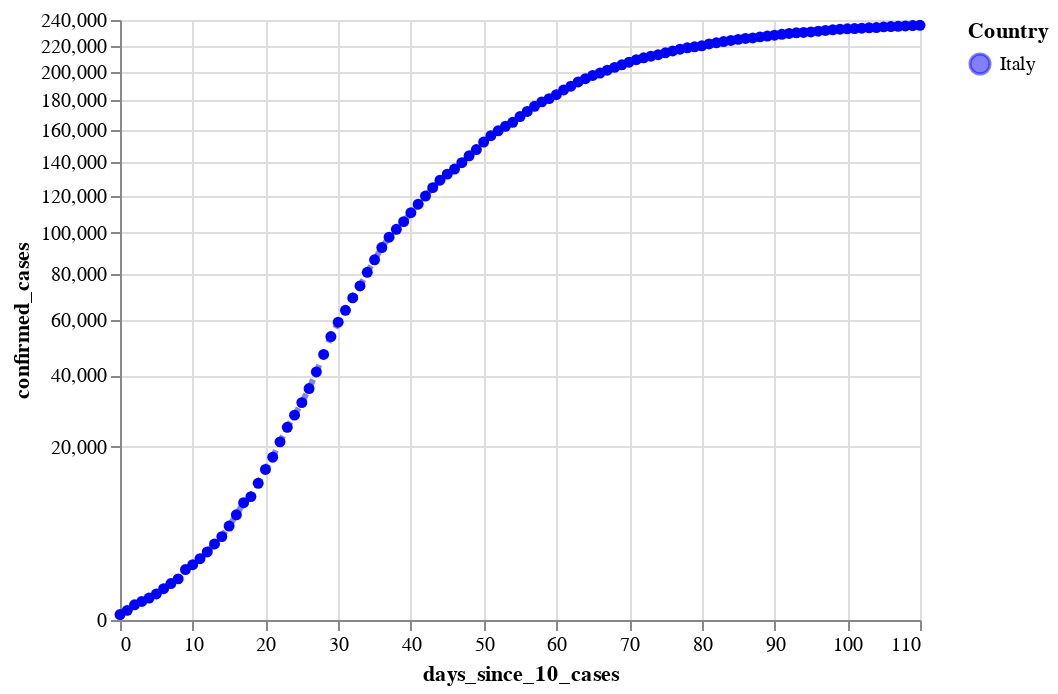

This figure's notebook cell:
### Code cell
#hide

cases_it_plot = alt.Chart(source_it).mark_line(
    color='blue',
    opacity=0.5,
    strokeDash=[4, 4],
    strokeWidth=3,
    point=True
).encode(
    x='days_since_10_cases:Q',
#     y='confirmed_cases:Q',
    y=alt.Y('confirmed_cases:Q', scale=alt.Scale(type='sqrt')),
#     size='new_cases:Q',
    tooltip=['country', 'date:T', 'confirmed_cases', 'new_cases', 'new_deaths'],
    color=alt.Color('country', scale=alt.Scale(range=['blue'], domain=['Italy']), title="Country")
)



cases_it_plot

### Figure 1 — Vega-Lite specification as saved in the notebook (floating-point values rounded to 4 significant figures)
{"config": {"view": {"continuousWidth": 400, "continuousHeight": 300}}, "data": {"name": "data-d5e273dc8a53ce1b222e2e0275b9750c"}, "mark": {"type": "line", "color": "blue", "opacity": 0.5, "point": true, "strokeDash": [4, 4], "strokeWidth": 3}, "encoding": {"color": {"type": "nominal", "field": "country", "scale": {"domain": ["Italy"], "range": ["blue"]}, "title": "Country"}, "tooltip": [{"type": "nominal", "field": "country"}, {"type": "temporal", "field": "date"}, {"type": "quantitative", "field": "confirmed_cases"}, {"type": "quantitative", "field": "new_cases"}, {"type": "quantitative", "field": "new_deaths"}], "x": {"type": "quantitative", "field": "days_since_10_cases"}, "y": {"type": "quantitative", "field": "confirmed_cases", "scale": {"type": "sqrt"}}}, "$schema": "https://vega.github.io/schema/vega-lite/v4.0.2.json", "datasets": {"data-d5e273dc8a53ce1b222e2e0275b9750c": [{"country": "Italy", "date": "2020-02-21", "days_since_10_cases": 0, "confirmed_cases": 20, "confirmed_cases_per_million": 0.0, "new_cases": 0, "new_deaths": 1, "new_recovered": 0}, {"country": "Italy", "date": "2020-02-22", "days_since_10_cases": 1, "confirmed_cases": 62, "confirmed_cases_per_million": 1.0, "new_cases": 42, "new_deaths": 1, "new_recovered": 1}, {"country": "Italy", "date": "2020-02-23", "days_since_10_cases": 2, "confirmed_cases": 155, "confirmed_cases_per_million": 3.0, "new_cases": 93, "new_deaths": 1, "new_recovered": 1}, {"country": "Italy", "date": "2020-02-24", "days_since_10_cases": 3, "confirmed_cases": 229, "confirmed_cases_per_million": 4.0, "new_cases": 74, "new_deaths": 4, "new_recovered": -1}, {"country": "Italy", "date": "2020-02-25", "days_since_10_cases": 4, "confirmed_cases": 322, "confirmed_cases_per_million": 5.0, "new_cases": 93, "new_deaths": 3, "new_recovered": 0}, {"country": "Italy", "date": "2020-02-26", "days_since_10_cases": 5, "confirmed_cases": 453, "confirmed_cases_per_million": 8.0, "new_cases": 131, "new_deaths": 2, "new_recovered": 2}, {"country": "Italy", "date": "2020-02-27", "days_since_10_cases": 6, "confirmed_cases": 655, "confirmed_cases_per_million": 11.0, "new_cases": 202, "new_deaths": 5, "new_recovered": 42}, {"country": "Italy", "date": "2020-02-28", "days_since_10_cases": 7, "confirmed_cases": 888, "confirmed_cases_per_million": 15.0, "new_cases": 233, "new_deaths": 4, "new_recovered": 1}, {"country": "Italy", "date": "2020-02-29", "days_since_10_cases": 8, "confirmed_cases": 1128, "confirmed_cases_per_million": 19.0, "new_cases": 240, "new_deaths": 8, "new_recovered": 0}, {"country": "Italy", "date": "2020-03-01", "days_since_10_cases": 9, "confirmed_cases": 1694, "confirmed_cases_per_million": 28.0, "new_cases": 566, "new_deaths": 5, "new_recovered": 37}, {"country": "Italy", "date": "2020-03-02", "days_since_10_cases": 10, "confirmed_cases": 2036, "confirmed_cases_per_million": 34.0, "new_cases": 342, "new_deaths": 18, "new_recovered": 66}, {"country": "Italy", "date": "2020-03-03", "days_since_10_cases": 11, "confirmed_cases": 2502, "confirmed_cases_per_million": 42.0, "new_cases": 466, "new_deaths": 27, "new_recovered": 11}, {"country": "Italy", "date": "2020-03-04", "days_since_10_cases": 12, "confirmed_cases": 3089, "confirmed_cases_per_million": 51.0, "new_cases": 587, "new_deaths": 28, "new_recovered": 116}, {"country": "Italy", "date": "2020-03-05", "days_since_10_cases": 13, "confirmed_cases": 3858, "confirmed_cases_per_million": 64.0, "new_cases": 769, "new_deaths": 41, "new_recovered": 138}, {"country": "Italy", "date": "2020-03-06", "days_since_10_cases": 14, "confirmed_cases": 4636, "confirmed_cases_per_million": 77.0, "new_cases": 778, "new_deaths": 49, "new_recovered": 109}, {"country": "Italy", "date": "2020-03-07", "days_since_10_cases": 15, "confirmed_cases": 5883, "confirmed_cases_per_million": 98.0, "new_cases": 1247, "new_deaths": 36, "new_recovered": 66}, {"country": "Italy", "date": "2020-03-08", "days_since_10_cases": 16, "confirmed_cases": 7375, "confirmed_cases_per_million": 123.0, "new_cases": 1492, "new_deaths": 133, "new_recovered": 33}, {"country": "Italy", "date": "2020-03-09", "days_since_10_cases": 17, "confirmed_cases": 9172, "confirmed_cases_per_million": 152.0, "new_cases": 1797, "new_deaths": 97, "new_recovered": 102}, {"country": "Italy", "date": "2020-03-10", "days_since_10_cases": 18, "confirmed_cases": 10149, "confirmed_cases_per_million": 169.0, "new_cases": 977, "new_deaths": 168, "new_recovered": 0}, {"country": "Italy", "date": "2020-03-11", "days_since_10_cases": 19, "confirmed_cases": 12462, "confirmed_cases_per_million": 207.0, "new_cases": 2313, "new_deaths": 196, "new_recovered": 321}, {"country": "Italy", "date": "2020-03-12", "days_since_10_cases": 20, "confirmed_cases": 15113, "confirmed_cases_per_million": 251.0, "new_cases": 2651, "new_deaths": 189, "new_recovered": 0}, {"country": "Italy", "date": "2020-03-13", "days_since_10_cases": 21, "confirmed_cases": 17660, "confirmed_cases_per_million": 293.0, "new_cases": 2547, "new_deaths": 250, "new_recovered": 394}, {"country": "Italy", "date": "2020-03-14", "days_since_10_cases": 22, "confirmed_cases": 21157, "confirmed_cases_per_million": 351.0, "new_cases": 3497, "new_deaths": 175, "new_recovered": 527}, {"country": "Italy", "date": "2020-03-15", "days_since_10_cases": 23, "confirmed_cases": 24747, "confirmed_cases_per_million": 411.0, "new_cases": 3590, "new_deaths": 368, "new_recovered": 369}, {"country": "Italy", "date": "2020-03-16", "days_since_10_cases": 24, "confirmed_cases": 27980, "confirmed_cases_per_million": 465.0, "new_cases": 3233, "new_deaths": 349, "new_recovered": 414}, {"country": "Italy", "date": "2020-03-17", "days_since_10_cases": 25, "confirmed_cases": 31506, "confirmed_cases_per_million": 523.0, "new_cases": 3526, "new_deaths": 345, "new_recovered": 192}, {"country": "Italy", "date": "2020-03-18", "days_since_10_cases": 26, "confirmed_cases": 35713, "confirmed_cases_per_million": 593.0, "new_cases": 4207, "new_deaths": 475, "new_recovered": 1084}, {"country": "Italy", "date": "2020-03-19", "days_since_10_cases": 27, "confirmed_cases": 41035, "confirmed_cases_per_million": 682.0, "new_cases": 5322, "new_deaths": 427, "new_recovered": 415}, {"country": "Italy", "date": "2020-03-20", "days_since_10_cases": 28, "confirmed_cases": 47021, "confirmed_cases_per_million": 781.0, "new_cases": 5986, "new_deaths": 627, "new_recovered": 0}, {"country": "Italy", "date": "2020-03-21", "days_since_10_cases": 29, "confirmed_cases": 53578, "confirmed_cases_per_million": 890.0, "new_cases": 6557, "new_deaths": 793, "new_recovered": 1632}, {"country": "Italy", "date": "2020-03-22", "days_since_10_cases": 30, "confirmed_cases": 59138, "confirmed_cases_per_million": 982.0, "new_cases": 5560, "new_deaths": 651, "new_recovered": 952}, {"country": "Italy", "date": "2020-03-23", "days_since_10_cases": 31, "confirmed_cases": 63927, "confirmed_cases_per_million": 1062.0, "new_cases": 4789, "new_deaths": 601, "new_recovered": 0}, {"country": "Italy", "date": "2020-03-24", "days_since_10_cases": 32, "confirmed_cases": 69176, "confirmed_cases_per_million": 1149.0, "new_cases": 5249, "new_deaths": 743, "new_recovered": 1302}, {"country": "Italy", "date": "2020-03-25", "days_since_10_cases": 33, "confirmed_cases": 74386, "confirmed_cases_per_million": 1236.0, "new_cases": 5210, "new_deaths": 683, "new_recovered": 1036}, {"country": "Italy", "date": "2020-03-26", "days_since_10_cases": 34, "confirmed_cases": 80589, "confirmed_cases_per_million": 1339.0, "new_cases": 6203, "new_deaths": 712, "new_recovered": 999}, {"country": "Italy", "date": "2020-03-27", "days_since_10_cases": 35, "confirmed_cases": 86498, "confirmed_cases_per_million": 1437.0, "new_cases": 5909, "new_deaths": 919, "new_recovered": 589}, {"country": "Italy", "date": "2020-03-28", "days_since_10_cases": 36, "confirmed_cases": 92472, "confirmed_cases_per_million": 1536.0, "new_cases": 5974, "new_deaths": 889, "new_recovered": 1434}, {"country": "Italy", "date": "2020-03-29", "days_since_10_cases": 37, "confirmed_cases": 97689, "confirmed_cases_per_million": 1623.0, "new_cases": 5217, "new_deaths": 756, "new_recovered": 646}, {"country": "Italy", "date": "2020-03-30", "days_since_10_cases": 38, "confirmed_cases": 101739, "confirmed_cases_per_million": 1690.0, "new_cases": 4050, "new_deaths": 812, "new_recovered": 1590}, {"country": "Italy", "date": "2020-03-31", "days_since_10_cases": 39, "confirmed_cases": 105792, "confirmed_cases_per_million": 1757.0, "new_cases": 4053, "new_deaths": 837, "new_recovered": 1109}, {"country": "Italy", "date": "2020-04-01", "days_since_10_cases": 40, "confirmed_cases": 110574, "confirmed_cases_per_million": 1837.0, "new_cases": 4782, "new_deaths": 727, "new_recovered": 1118}, {"country": "Italy", "date": "2020-04-02", "days_since_10_cases": 41, "confirmed_cases": 115242, "confirmed_cases_per_million": 1914.0, "new_cases": 4668, "new_deaths": 760, "new_recovered": 1431}, {"country": "Italy", "date": "2020-04-03", "days_since_10_cases": 42, "confirmed_cases": 119827, "confirmed_cases_per_million": 1990.0, "new_cases": 4585, "new_deaths": 766, "new_recovered": 1480}, {"country": "Italy", "date": "2020-04-04", "days_since_10_cases": 43, "confirmed_cases": 124632, "confirmed_cases_per_million": 2070.0, "new_cases": 4805, "new_deaths": 681, "new_recovered": 1238}, {"country": "Italy", "date": "2020-04-05", "days_since_10_cases": 44, "confirmed_cases": 128948, "confirmed_cases_per_million": 2142.0, "new_cases": 4316, "new_deaths": 525, "new_recovered": 819}, {"country": "Italy", "date": "2020-04-06", "days_since_10_cases": 45, "confirmed_cases": 132547, "confirmed_cases_per_million": 2202.0, "new_cases": 3599, "new_deaths": 636, "new_recovered": 1022}, {"country": "Italy", "date": "2020-04-07", "days_since_10_cases": 46, "confirmed_cases": 135586, "confirmed_cases_per_million": 2252.0, "new_cases": 3039, "new_deaths": 604, "new_recovered": 1555}, {"country": "Italy", "date": "2020-04-08", "days_since_10_cases": 47, "confirmed_cases": 139422, "confirmed_cases_per_million": 2316.0, "new_cases": 3836, "new_deaths": 542, "new_recovered": 2099}, {"country": "Italy", "date": "2020-04-09", "days_since_10_cases": 48, "confirmed_cases": 143626, "confirmed_cases_per_million": 2386.0, "new_cases": 4204, "new_deaths": 610, "new_recovered": 1979}, {"country": "Italy", "date": "2020-04-10", "days_since_10_cases": 49, "confirmed_cases": 147577, "confirmed_cases_per_million": 2451.0, "new_cases": 3951, "new_deaths": 570, "new_recovered": 1985}, {"country": "Italy", "date": "2020-04-11", "days_since_10_cases": 50, "confirmed_cases": 152271, "confirmed_cases_per_million": 2529.0, "new_cases": 4694, "new_deaths": 619, "new_recovered": 2079}, {"country": "Italy", "date": "2020-04-12", "days_since_10_cases": 51, "confirmed_cases": 156363, "confirmed_cases_per_million": 2597.0, "new_cases": 4092, "new_deaths": 431, "new_recovered": 1677}, {"country": "Italy", "date": "2020-04-13", "days_since_10_cases": 52, "confirmed_cases": 159516, "confirmed_cases_per_million": 2650.0, "new_cases": 3153, "new_deaths": 566, "new_recovered": 1224}, {"country": "Italy", "date": "2020-04-14", "days_since_10_cases": 53, "confirmed_cases": 162488, "confirmed_cases_per_million": 2699.0, "new_cases": 2972, "new_deaths": 602, "new_recovered": 1695}, {"country": "Italy", "date": "2020-04-15", "days_since_10_cases": 54, "confirmed_cases": 165155, "confirmed_cases_per_million": 2743.0, "new_cases": 2667, "new_deaths": 578, "new_recovered": 962}, {"country": "Italy", "date": "2020-04-16", "days_since_10_cases": 55, "confirmed_cases": 168941, "confirmed_cases_per_million": 2806.0, "new_cases": 3786, "new_deaths": 525, "new_recovered": 2072}, {"country": "Italy", "date": "2020-04-17", "days_since_10_cases": 56, "confirmed_cases": 172434, "confirmed_cases_per_million": 2864.0, "new_cases": 3493, "new_deaths": 575, "new_recovered": 2563}, {"country": "Italy", "date": "2020-04-18", "days_since_10_cases": 57, "confirmed_cases": 175925, "confirmed_cases_per_million": 2922.0, "new_cases": 3491, "new_deaths": 482, "new_recovered": 2200}, {"country": "Italy", "date": "2020-04-19", "days_since_10_cases": 58, "confirmed_cases": 178972, "confirmed_cases_per_million": 2973.0, "new_cases": 3047, "new_deaths": 433, "new_recovered": 2128}, {"country": "Italy", "date": "2020-04-20", "days_since_10_cases": 59, "confirmed_cases": 181228, "confirmed_cases_per_million": 3010.0, "new_cases": 2256, "new_deaths": 454, "new_recovered": 1822}, {"country": "Italy", "date": "2020-04-21", "days_since_10_cases": 60, "confirmed_cases": 183957, "confirmed_cases_per_million": 3056.0, "new_cases": 2729, "new_deaths": 534, "new_recovered": 2723}, {"country": "Italy", "date": "2020-04-22", "days_since_10_cases": 61, "confirmed_cases": 187327, "confirmed_cases_per_million": 3112.0, "new_cases": 3370, "new_deaths": 437, "new_recovered": 2943}, {"country": "Italy", "date": "2020-04-23", "days_since_10_cases": 62, "confirmed_cases": 189973, "confirmed_cases_per_million": 3156.0, "new_cases": 2646, "new_deaths": 464, "new_recovered": 3033}, {"country": "Italy", "date": "2020-04-24", "days_since_10_cases": 63, "confirmed_cases": 192994, "confirmed_cases_per_million": 3206.0, "new_cases": 3021, "new_deaths": 420, "new_recovered": 2922}, {"country": "Italy", "date": "2020-04-25", "days_since_10_cases": 64, "confirmed_cases": 195351, "confirmed_cases_per_million": 3245.0, "new_cases": 2357, "new_deaths": 415, "new_recovered": 2622}, {"country": "Italy", "date": "2020-04-26", "days_since_10_cases": 65, "confirmed_cases": 197675, "confirmed_cases_per_million": 3284.0, "new_cases": 2324, "new_deaths": 260, "new_recovered": 1808}, {"country": "Italy", "date": "2020-04-27", "days_since_10_cases": 66, "confirmed_cases": 199414, "confirmed_cases_per_million": 3313.0, "new_cases": 1739, "new_deaths": 333, "new_recovered": 1696}, {"country": "Italy", "date": "2020-04-28", "days_since_10_cases": 67, "confirmed_cases": 201505, "confirmed_cases_per_million": 3347.0, "new_cases": 2091, "new_deaths": 382, "new_recovered": 2317}, {"country": "Italy", "date": "2020-04-29", "days_since_10_cases": 68, "confirmed_cases": 203591, "confirmed_cases_per_million": 3382.0, "new_cases": 2086, "new_deaths": 323, "new_recovered": 2311}, {"country": "Italy", "date": "2020-04-30", "days_since_10_cases": 69, "confirmed_cases": 205463, "confirmed_cases_per_million": 3413.0, "new_cases": 1872, "new_deaths": 285, "new_recovered": 4693}, {"country": "Italy", "date": "2020-05-01", "days_since_10_cases": 70, "confirmed_cases": 207428, "confirmed_cases_per_million": 3446.0, "new_cases": 1965, "new_deaths": 269, "new_recovered": 2304}, {"country": "Italy", "date": "2020-05-02", "days_since_10_cases": 71, "confirmed_cases": 209328, "confirmed_cases_per_million": 3477.0, "new_cases": 1900, "new_deaths": 474, "new_recovered": 1665}, {"country": "Italy", "date": "2020-05-03", "days_since_10_cases": 72, "confirmed_cases": 210717, "confirmed_cases_per_million": 3500.0, "new_cases": 1389, "new_deaths": 174, "new_recovered": 1740}, {"country": "Italy", "date": "2020-05-04", "days_since_10_cases": 73, "confirmed_cases": 211938, "confirmed_cases_per_million": 3521.0, "new_cases": 1221, "new_deaths": 195, "new_recovered": 1225}, {"country": "Italy", "date": "2020-05-05", "days_since_10_cases": 74, "confirmed_cases": 213013, "confirmed_cases_per_million": 3538.0, "new_cases": 1075, "new_deaths": 236, "new_recovered": 2352}, {"country": "Italy", "date": "2020-05-06", "days_since_10_cases": 75, "confirmed_cases": 214457, "confirmed_cases_per_million": 3562.0, "new_cases": 1444, "new_deaths": 369, "new_recovered": 8014}, {"country": "Italy", "date": "2020-05-07", "days_since_10_cases": 76, "confirmed_cases": 215858, "confirmed_cases_per_million": 3586.0, "new_cases": 1401, "new_deaths": 274, "new_recovered": 3031}, {"country": "Italy", "date": "2020-05-08", "days_since_10_cases": 77, "confirmed_cases": 217185, "confirmed_cases_per_million": 3608.0, "new_cases": 1327, "new_deaths": 243, "new_recovered": 2747}, {"country": "Italy", "date": "2020-05-09", "days_since_10_cases": 78, "confirmed_cases": 218268, "confirmed_cases_per_million": 3626.0, "new_cases": 1083, "new_deaths": 194, "new_recovered": 4008}, {"country": "Italy", "date": "2020-05-10", "days_since_10_cases": 79, "confirmed_cases": 219070, "confirmed_cases_per_million": 3639.0, "new_cases": 802, "new_deaths": 165, "new_recovered": 2155}, {"country": "Italy", "date": "2020-05-11", "days_since_10_cases": 80, "confirmed_cases": 219814, "confirmed_cases_per_million": 3651.0, "new_cases": 744, "new_deaths": 179, "new_recovered": 1401}, {"country": "Italy", "date": "2020-05-12", "days_since_10_cases": 81, "confirmed_cases": 221216, "confirmed_cases_per_million": 3675.0, "new_cases": 1402, "new_deaths": 172, "new_recovered": 2452}, {"country": "Italy", "date": "2020-05-13", "days_since_10_cases": 82, "confirmed_cases": 222104, "confirmed_cases_per_million": 3689.0, "new_cases": 888, "new_deaths": 195, "new_recovered": 3502}, {"country": "Italy", "date": "2020-05-14", "days_since_10_cases": 83, "confirmed_cases": 223096, "confirmed_cases_per_million": 3706.0, "new_cases": 992, "new_deaths": 262, "new_recovered": 2747}, {"country": "Italy", "date": "2020-05-15", "days_since_10_cases": 84, "confirmed_cases": 223885, "confirmed_cases_per_million": 3719.0, "new_cases": 789, "new_deaths": 242, "new_recovered": 4917}, {"country": "Italy", "date": "2020-05-16", "days_since_10_cases": 85, "confirmed_cases": 224760, "confirmed_cases_per_million": 3734.0, "new_cases": 875, "new_deaths": 153, "new_recovered": 2605}, {"country": "Italy", "date": "2020-05-17", "days_since_10_cases": 86, "confirmed_cases": 225435, "confirmed_cases_per_million": 3745.0, "new_cases": 675, "new_deaths": 145, "new_recovered": 2366}, {"country": "Italy", "date": "2020-05-18", "days_since_10_cases": 87, "confirmed_cases": 225886, "confirmed_cases_per_million": 3752.0, "new_cases": 451, "new_deaths": 99, "new_recovered": 2150}, {"country": "Italy", "date": "2020-05-19", "days_since_10_cases": 88, "confirmed_cases": 226699, "confirmed_cases_per_million": 3766.0, "new_cases": 813, "new_deaths": 162, "new_recovered": 2075}, {"country": "Italy", "date": "2020-05-20", "days_since_10_cases": 89, "confirmed_cases": 227364, "confirmed_cases_per_million": 3777.0, "new_cases": 665, "new_deaths": 161, "new_recovered": 2881}, {"country": "Italy", "date": "2020-05-21", "days_since_10_cases": 90, "confirmed_cases": 228006, "confirmed_cases_per_million": 3787.0, "new_cases": 642, "new_deaths": 156, "new_recovered": 2278}, {"country": "Italy", "date": "2020-05-22", "days_since_10_cases": 91, "confirmed_cases": 228658, "confirmed_cases_per_million": 3798.0, "new_cases": 652, "new_deaths": 130, "new_recovered": 2160}, {"country": "Italy", "date": "2020-05-23", "days_since_10_cases": 92, "confirmed_cases": 229327, "confirmed_cases_per_million": 3809.0, "new_cases": 669, "new_deaths": 119, "new_recovered": 2120}, {"country": "Italy", "date": "2020-05-24", "days_since_10_cases": 93, "confirmed_cases": 229858, "confirmed_cases_per_million": 3818.0, "new_cases": 531, "new_deaths": 50, "new_recovered": 1639}, {"country": "Italy", "date": "2020-05-25", "days_since_10_cases": 94, "confirmed_cases": 230158, "confirmed_cases_per_million": 3823.0, "new_cases": 300, "new_deaths": 92, "new_recovered": 1502}, {"country": "Italy", "date": "2020-05-26", "days_since_10_cases": 95, "confirmed_cases": 230555, "confirmed_cases_per_million": 3830.0, "new_cases": 397, "new_deaths": 78, "new_recovered": 2677}, {"country": "Italy", "date": "2020-05-27", "days_since_10_cases": 96, "confirmed_cases": 231139, "confirmed_cases_per_million": 3840.0, "new_cases": 584, "new_deaths": 117, "new_recovered": 2443}, {"country": "Italy", "date": "2020-05-28", "days_since_10_cases": 97, "confirmed_cases": 231732, "confirmed_cases_per_million": 3849.0, "new_cases": 593, "new_deaths": 70, "new_recovered": 3503}, {"country": "Italy", "date": "2020-05-29", "days_since_10_cases": 98, "confirmed_cases": 232248, "confirmed_cases_per_million": 3858.0, "new_cases": 516, "new_deaths": 87, "new_recovered": 2240}, {"country": "Italy", "date": "2020-05-30", "days_since_10_cases": 99, "confirmed_cases": 232664, "confirmed_cases_per_million": 3865.0, "new_cases": 416, "new_deaths": 111, "new_recovered": 2789}, {"country": "Italy", "date": "2020-05-31", "days_since_10_cases": 100, "confirmed_cases": 232997, "confirmed_cases_per_million": 3870.0, "new_cases": 333, "new_deaths": 75, "new_recovered": 1874}, {"country": "Italy", "date": "2020-06-01", "days_since_10_cases": 101, "confirmed_cases": 233197, "confirmed_cases_per_million": 3874.0, "new_cases": 200, "new_deaths": 60, "new_recovered": 848}, {"country": "Italy", "date": "2020-06-02", "days_since_10_cases": 102, "confirmed_cases": 233515, "confirmed_cases_per_million": 3879.0, "new_cases": 318, "new_deaths": 55, "new_recovered": 1737}, {"country": "Italy", "date": "2020-06-03", "days_since_10_cases": 103, "confirmed_cases": 233836, "confirmed_cases_per_million": 3884.0, "new_cases": 321, "new_deaths": 71, "new_recovered": 846}, {"country": "Italy", "date": "2020-06-04", "days_since_10_cases": 104, "confirmed_cases": 234013, "confirmed_cases_per_million": 3887.0, "new_cases": 177, "new_deaths": 88, "new_recovered": 957}, {"country": "Italy", "date": "2020-06-05", "days_since_10_cases": 105, "confirmed_cases": 234531, "confirmed_cases_per_million": 3896.0, "new_cases": 518, "new_deaths": 85, "new_recovered": 1886}, {"country": "Italy", "date": "2020-06-06", "days_since_10_cases": 106, "confirmed_cases": 234801, "confirmed_cases_per_million": 3900.0, "new_cases": 270, "new_deaths": 72, "new_recovered": 1297}, {"country": "Italy", "date": "2020-06-07", "days_since_10_cases": 107, "confirmed_cases": 234998, "confirmed_cases_per_million": 3904.0, "new_cases": 197, "new_deaths": 53, "new_recovered": 759}, {"country": "Italy", "date": "2020-06-08", "days_since_10_cases": 108, "confirmed_cases": 235278, "confirmed_cases_per_million": 3908.0, "new_cases": 280, "new_deaths": 65, "new_recovered": 747}, {"country": "Italy", "date": "2020-06-09", "days_since_10_cases": 109, "confirmed_cases": 235561, "confirmed_cases_per_million": 3913.0, "new_cases": 283, "new_deaths": 79, "new_recovered": 2062}, {"country": "Italy", "date": "2020-06-10", "days_since_10_cases": 110, "confirmed_cases": 235763, "confirmed_cases_per_million": 3916.0, "new_cases": 202, "new_deaths": 71, "new_recovered": 1293}]}}
